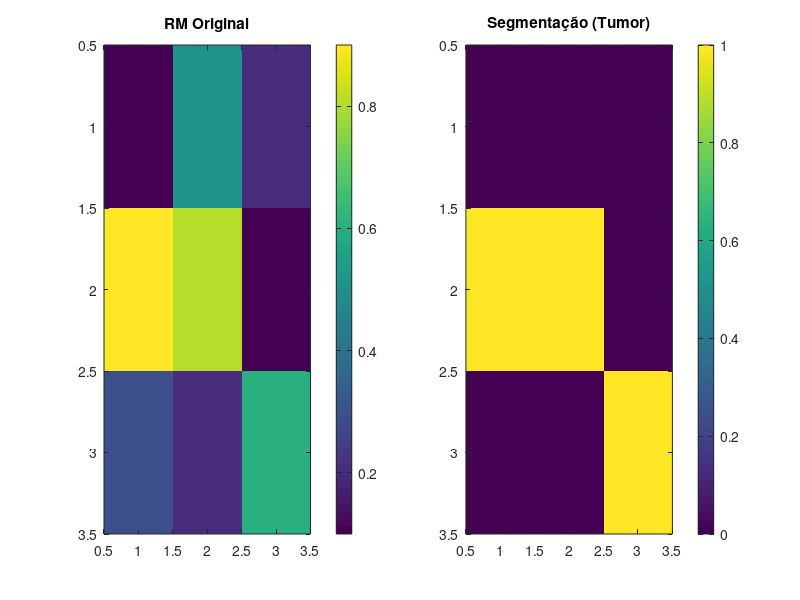

This figure's MATLAB source:
% Simulação de um corte de RM (Matriz 3x3)
matriz_imagem = [0.1, 0.5, 0.2; 0.9, 0.8, 0.1; 0.3, 0.2, 0.6];

% Aplicando limiar (threshold) para segmentar o tumor
mascara_tumor = matriz_imagem > 0.5;

% Calculando a intensidade média do tumor segmentado
intensidade_media = mean(matriz_imagem(mascara_tumor));
% Adicionando visualização (Plotagem)
figure; % Abre uma nova janela de figura
subplot(1,2,1); imagesc(matriz_imagem); title('RM Original'); colorbar;
subplot(1,2,2); imagesc(mascara_tumor); title('Segmentação (Tumor)'); colorbar;
saveas(gcf, 'Resultado_Segmentacao.png');
